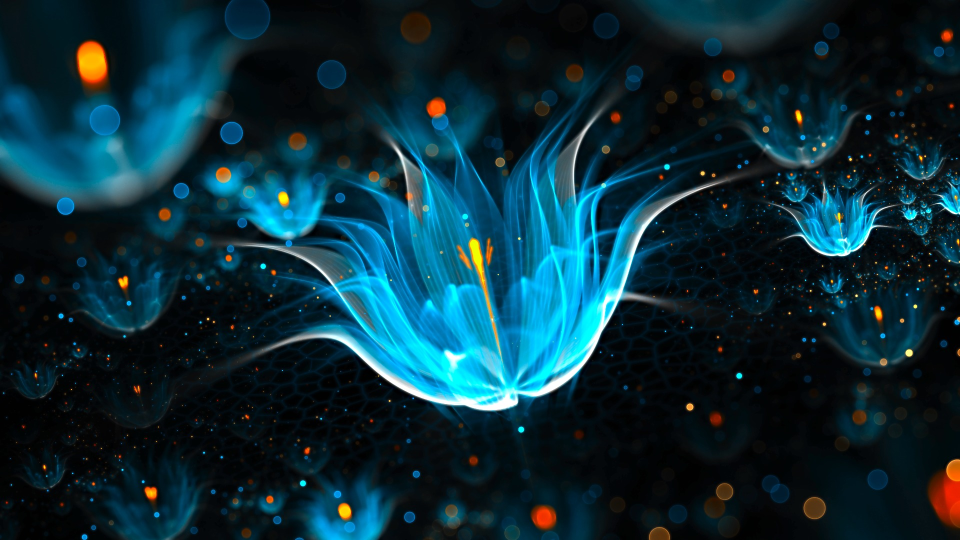
%> input picture flatten/samples/images/blue_flower_very_small.jpg, 1920 x 1080 px (shown at 1/2 size)
$ octave compress.m   (GNU Octave 9; MATLAB toolbox functions it lacks are replaced by stand-ins)
%> lines starting %> are read from the running program, lines starting %| are printed output that depends on the picture; in (x1, y1, x2, y2) boxes, pixels count from 0 and x2, y2 are one past the last pixel; in counts of white or black regions, pixels touching at a corner belong together; the program's own positions count from 1
clear all, close all, clc

%% Load full image
disp('Loading full image...')
A=imread("C:\Users\Gavin\Desktop\Code\Python\other_projects\flatten\flatten\samples\images\blue_flower_very_small.jpg");
%> A is the input picture: size 1080x1920x3 uint8; mean R, G, B 11.2, 43.7, 54.2
figure(3);
imshow(A)

%% Make image black and white
Abw2=rgb2gray(A);
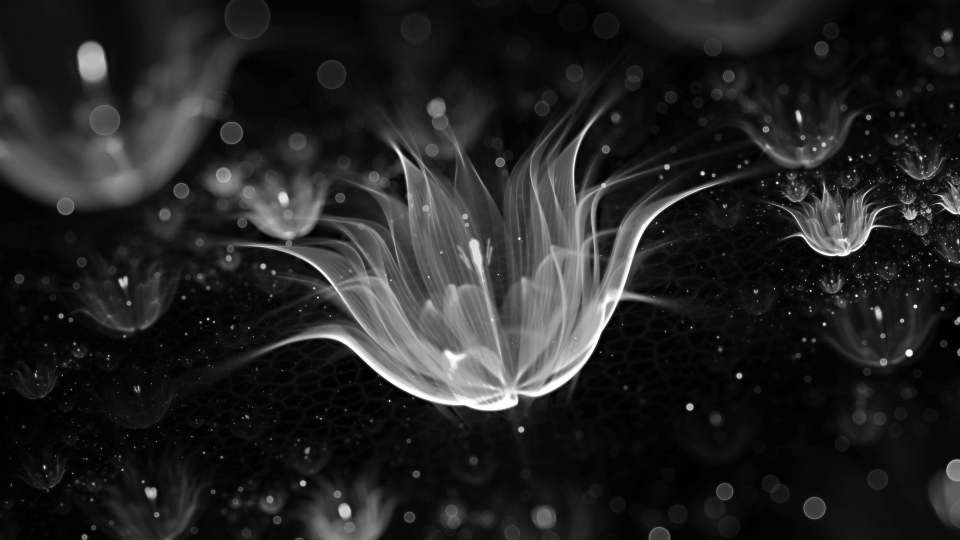
%> Abw2: size 1080x1920 uint8 (shown at 1/2 size); min 0, max 255, mean 35.2
[nx,ny]=size(Abw2);
%> nx = 1080; ny = 1920
figure(1), subplot(2,2,1), imshow(Abw2)
title('Original image','FontSize',18)

%% Compute the FFT of our image using fft2
disp('Doing FFT analysis for sparsity check...')
tic;
At=fft2(Abw2);

F = log(abs(fftshift(At))+1);
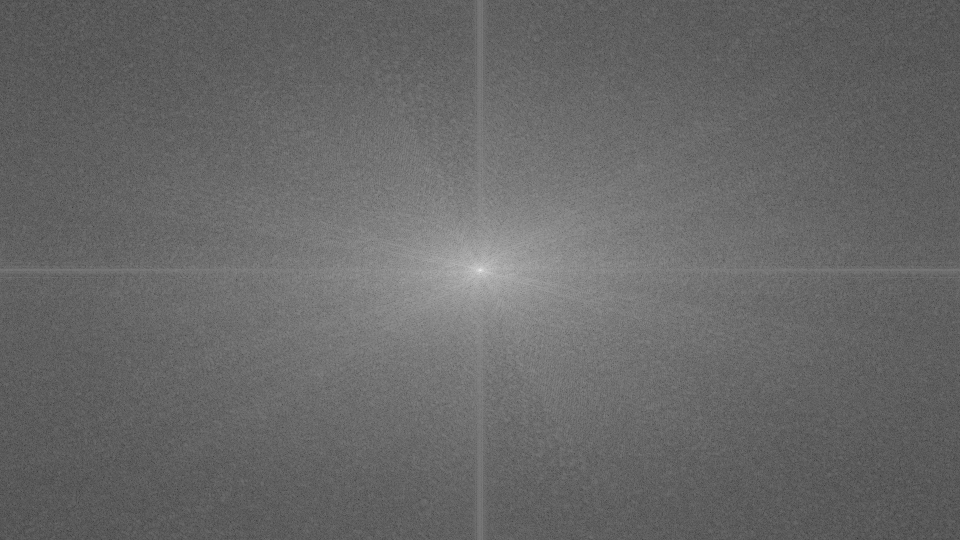
%> F: size 1080x1920 double (shown at 1/2 size); min 1.4, max 18.1, mean 8.23; drawn with min black and max white
F = mat2gray(F); % Use mat2gray to scale the image between 0 and 1
figure(4)
imshow(F,[]); % Display the result

%% Zero out all small coefficients and inverse transform
disp('Zeroing out small Fourier coefficients...')
tic;
count_pic=2;
for thresh=.1*[0.001 0.005 0.01] * max(max(abs(At)))
    ind = abs(At)>thresh;
    count = nx*ny-sum(sum(ind));
    Atlow = At.*ind;
    percent=100-count/(nx*ny)*100;
    Alow=uint8(ifft2(Atlow));
    figure(1), subplot(2,2,count_pic), imshow(Alow); count_pic=count_pic+1;
    drawnow
    title([num2str(percent) '% of FFT basis'],'FontSize',18)
end
%> this loop made 3 passes
%> (thresh, count, percent) on passes 1 to 3: (7290, 1596198, 23.02), (36449.8, 2000105, 3.54), (72899.6, 2041665, 1.54)
%> pass 1, `ind = abs(At)>thresh;`:
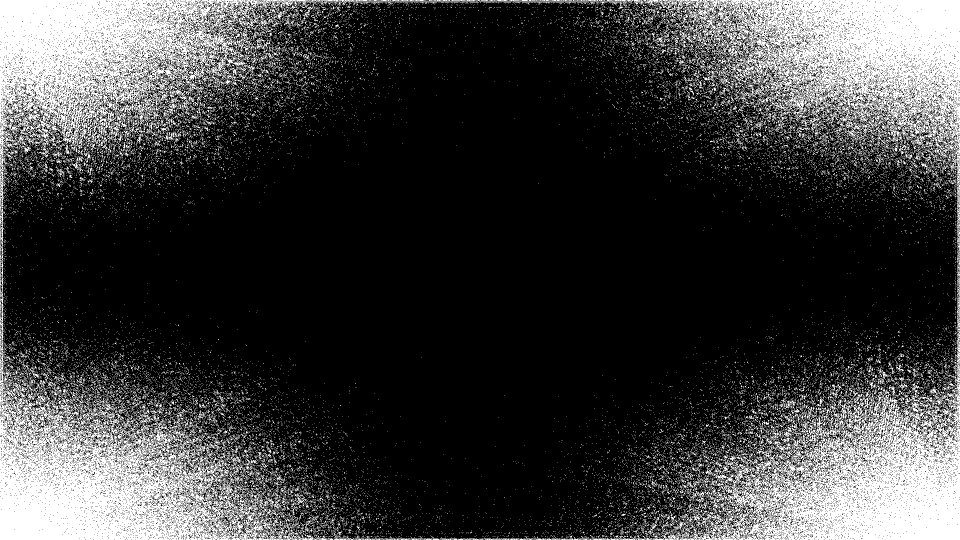
%> ind: size 1080x1920 logical (shown at 1/2 size); 23% white; 24373 white regions (23777 under 20 px), largest, box (x1, y1, x2, y2) and area: (0, 0, 954, 1080) 197538, (970, 0, 1920, 1080) 196515, (952, 0, 1255, 18) 861
%> pass 2, `ind = abs(At)>thresh;`:
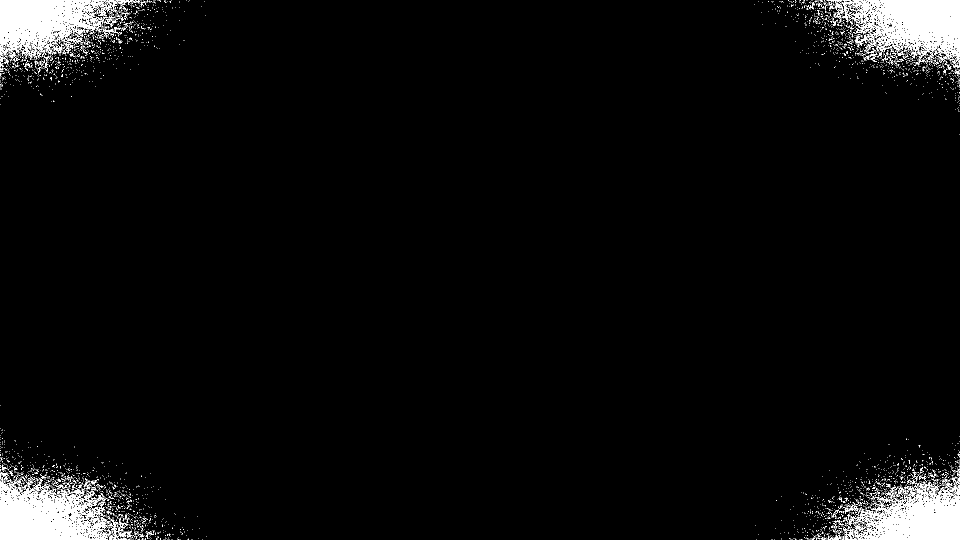
%> ind: size 1080x1920 logical (shown at 1/2 size); 3.5% white; 4292 white regions (4189 under 20 px), largest, box (x1, y1, x2, y2) and area: (1705, 0, 1920, 136) 15405, (0, 945, 216, 1080) 15312, (0, 0, 266, 118) 14224
disp(['    done. (' num2str(toc) 's)'])

%%
figure
Anew = imresize(Abw2,.1);
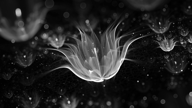
%> Anew: size 108x192 uint8; min 0, max 255, mean 35.2
surf(double(Anew));
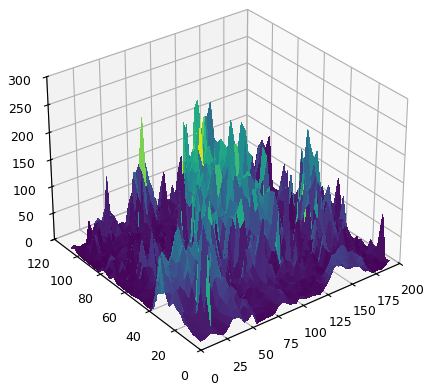
%> figure redrawn from the program's plot data
